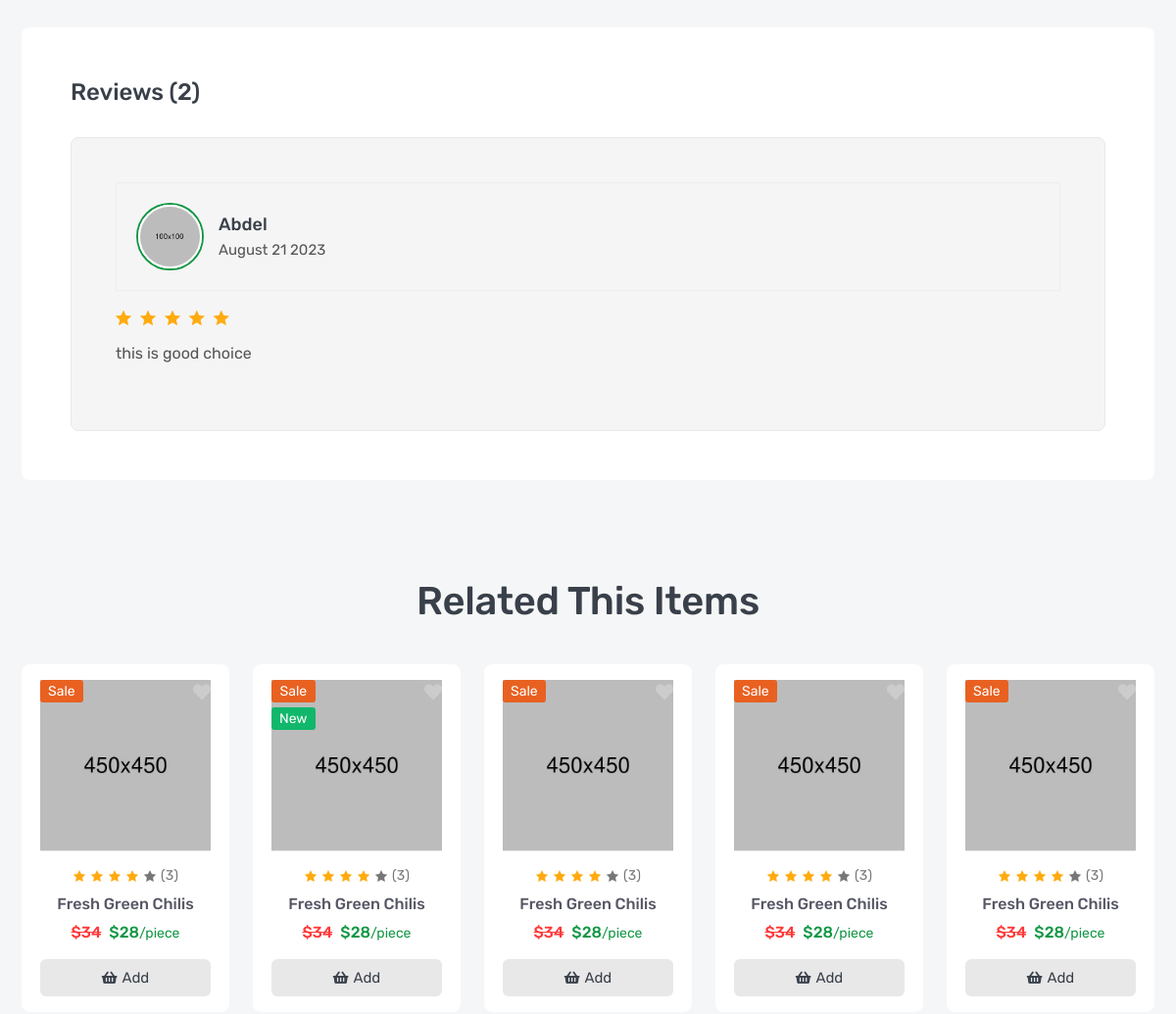
The page /products/1 (middle part) on the database as committed earlier.
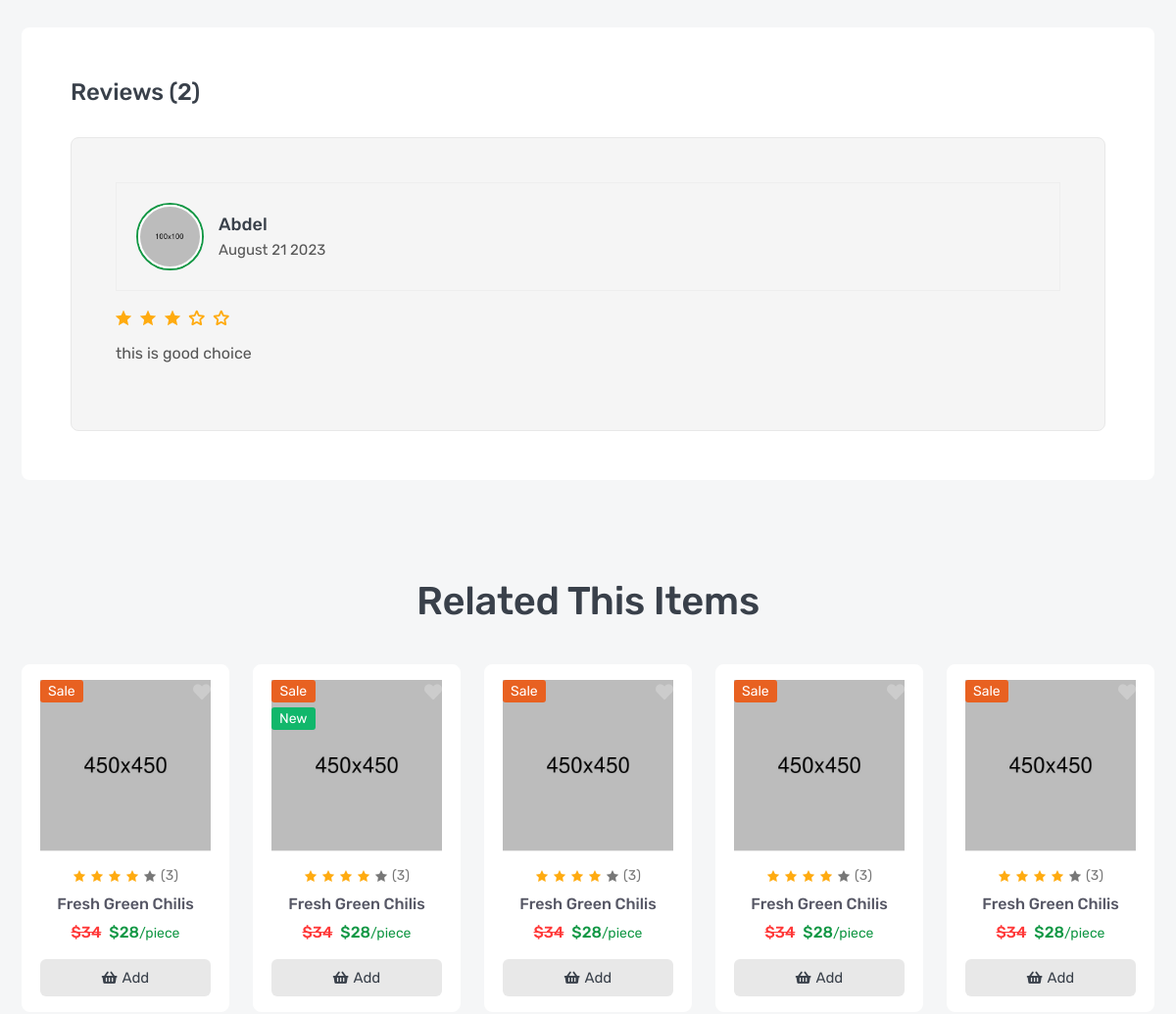
The same page on the database as committed later.
### product/models.py (models this page shows, shortened)
class Review(models.Model):
    user = models.ForeignKey(User , verbose_name=_('user'),related_name="review_user" , on_delete=models.SET_NULL , null= True)
    product = models.ForeignKey(Product , verbose_name=_('product'),related_name='product_review' , on_delete=models.CASCADE)
    rate = models.IntegerField(_('rate'))
    review = models.CharField(_('review'),max_length=200)
    created_at = models.DateTimeField(_('created at'),default=timezone.now())

### product/views.py (the view)
# urls.py: path('<int:pk>',ProductDetails.as_view()),
class ProductDetails(DetailView):
	model = Product
	def get_context_data(self , **kwargs):
		context= super().get_context_data(**kwargs)
		context['reviews']= Review.objects.filter(product=self.get_object())
		return context

### product/models.py (called while the page is built)
    def __str__(self):
        return self.name

### templates/product/product_detail.html (shortened to what the changed rows need)
{% extends 'base.html' %}
{% load static %}
{% block css_file %}
<link rel="stylesheet" href="{% static 'en/css/product-details.css' %}">
{% endblock %}
{% block content %}
        <section class="inner-section">
            <div class="container">
                <div class="row">
                    <div class="col-lg-12">
                        <div class="product-details-frame">
                            <ul class="review-list">
                                {% for review in reviews %}
                                <li class="review-item">
                                    <div class="review-media" style="border: 1px solid #eee; padding: 20px">
                                        <a class="review-avatar" href="#">
                                            <img src="images/avatar/01.jpg" alt="review">
                                        </a>
                                        <h5 class="review-meta">
                                            <a href="#" style="display:block">{{review.user}}</a>
                                            <span>{{ review.created_at|date:"F d o" }}</span>
                                        </h5>
                                    </div>
                                    <ul class="review-rating">
                                        <li class="icofont-ui{% if review.rate > 0 %}-rating{% else %}-rate-blank{% endif %}"></li>
                                        <li class="icofont-ui{% if review.rate > 1 %}-rating{% else %}-rate-blank{% endif %}"></li>
                                        <li class="icofont-ui{% if review.rate > 2 %}-rating{% else %}-rate-blank{% endif %}"></li>
                                        <li class="icofont-ui{% if review.rate > 3 %}-rating{% else %}-rate-blank{% endif %}"></li>
                                        <li class="icofont-ui{% if review.rate > 4 %}-rating{% else %}-rate-blank{% endif %}"></li>
                                    </ul>
                                    <p class="review-desc">{{review.review}} </p>
                                </li>
                                {% endfor %}
                            </ul>
                        </div>
                    </div>
                </div>
            </div>
        </section>
        <section class="inner-section">
            <div class="container">
                <div class="row">
                    <div class="col">
                        <div class="section-heading">
                            <h2>related this items</h2>
                        </div>
                    </div>
                </div>
            </div>
        </section>
       {% endblock %}

Rows that differ between the two databases and show on the page:
changed Review "this is good choice": rate 15 → 3 (drawn)
